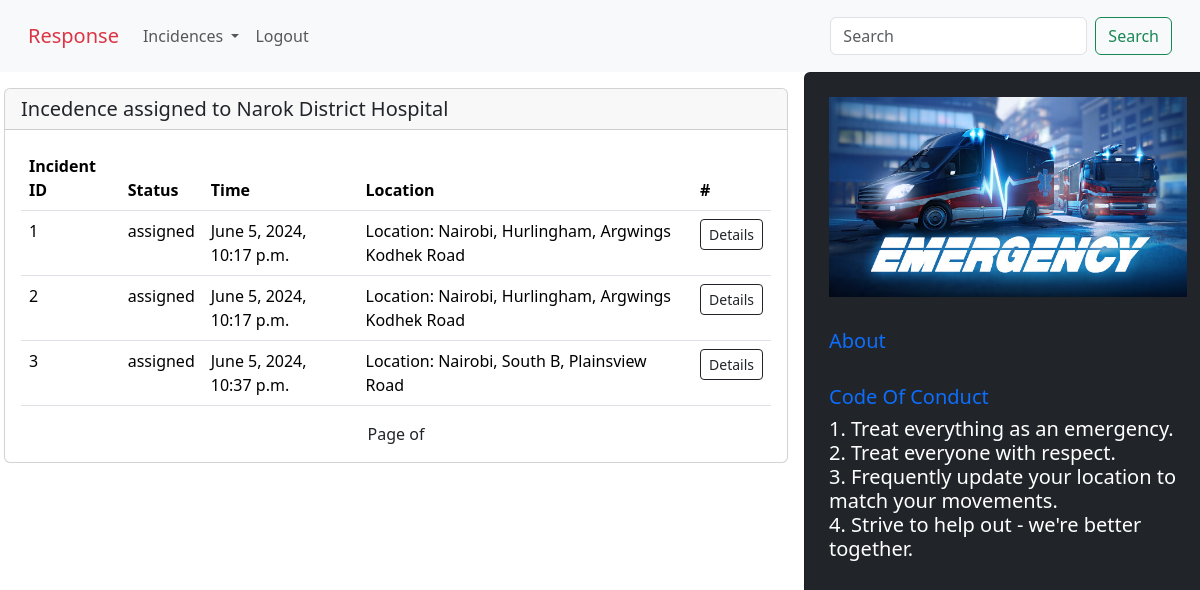
The page /home/ (signed in) on the database its author committed.
### accounts/models.py (models this page shows)
class CustomUser(AbstractUser):
    role =[
        ('Responder', 'responder'),
        ('Hospital', 'hospital'),
        ('Vehicle', 'vehicle'),
    ]
    username = None
    email = models.EmailField(unique=True)
    full_names = models.CharField(max_length=100, blank=True)
    user_type = models.CharField(max_length=20, choices=role, default='Responder')
    location = models.ForeignKey(Location, on_delete=models.CASCADE, blank=True, null=True)
    date_joined = models.DateField(auto_now_add=True)
    USERNAME_FIELD = 'email'
    REQUIRED_FIELDS = ['full_names', ]
    objects = CustomUserManager()
    def __str__(self):
        return self.full_names

### administrator/models.py (models this page shows)
class Response(models.Model):
    incident = models.ForeignKey(Incidence, on_delete=models.CASCADE, related_name="incedence")
    responders = models.ManyToManyField(CustomUser, related_name="response")
    message = models.TextField()

class Incidence(models.Model):
    choices = [
        ('pending', 'Pending'),
        ('assigned', 'Assigned'),
        ('cancelled', 'Cancelled'),
        ('closed', 'Closed'),
    ]
    incidence_type = models.CharField(max_length=100)
    call = models.ForeignKey(Calls, on_delete=models.CASCADE, blank=True, null=True)
    location = models.ForeignKey(Location, on_delete=models.CASCADE)
    desc = models.TextField()
    time_of_incident = models.DateTimeField(auto_now=True)
    status = models.CharField(max_length=50, choices=choices, default="pending")

### main/models.py (models this page shows)
class Location(models.Model):
    address = models.CharField(max_length=255)
    lon = models.FloatField()
    lat = models.FloatField()
    def __str__(self):
        return f'Location: {self.address}'

### main/views.py (the view)
# urls.py: path('home/', views.home, name='home'),
@login_required()
def home(request):
    incedences = Response.objects.filter(responders=request.user)
    context = {
        'incedences': incedences
    }
    return render(request, 'home.html', context)

### main/templates/home.html (shortened to what this page needs)
{% extends './index.html' %}
{% load static %}
{% block content %}
<div class="row vh-100">
    <div class="p-3 col-12 col-lg-8 mb-4 mb-lg-0">
        {% block items %}
        {% if incedences %}
        <div class="card">
            <h5 class="card-header">Incedence assigned to {{request.user}}</h5>
            <div class="card-body">
                <div class="table-responsive">
                    <table class="table">
                        <thead>
                            <tr>
                                <th scope="col">Incident ID</th>
                                <th scope="col">Status</th>
                                <th scope="col">Time</th>
                                <th scope="col">Location</th>
                                <th scope="col">#</th>
                            </tr>
                        </thead>
                        <tbody>
                            {% for incident in incedences %}
                            <tr>
                                <td>{{incident.id}}</td>
                                <td>{{incident.incident.status}}</td>
                                <td>{{incident.incident.time_of_incident }}</td>
                                <td>{{incident.incident.location}}</td>
                                <td>
                                    <a href="{% url 'usr_incident_detail' incident.id %}"
                                        class="btn btn-sm btn-outline-dark">Details</a>
                                </td>
                            </tr>
                            {% endfor %}
                        </tbody>
                    </table>
                </div>
                <div class='pagination justify-content-center'>
                    <span class='mx-4'>
                        Page {{ page_obj.number }} of {{ page_obj.paginator.num_pages }}
                    </span>
                </div>
            </div>
        </div>
        {% endif %}
        {% endblock %}
    </div>
    <div class="col card rounded p-4 bg-dark text-white">
        <img src="{% static 'images/bg.jpg'%}" alt="" style="height: 200px;">
        <br>
        <h5 class="text-primary py-2">About</h5>
        <h5 class="text-primary">Code Of Conduct</h5>
        <h5 class="fw-lighter lh">
            1. Treat everything as an emergency.<br>
            2. Treat everyone with respect.<br>
            3. Frequently update your location to match your movements.<br>
            4. Strive to help out - we're better together.<br>
        </h5>
    </div>
</div>
{% endblock %}

### static/css/index.css (style rules this page uses)
a { cursor: pointer; }

### rows shown on the page
CustomUser: user "Narok District Hospital"
Response: id "1", incident.status "assigned", incident.time_of_incident "June 5, 2024, 10:17 p.m.", incident.location "Location: Nairobi, Hurlingham, Argwings Kodhek Road"
Response: id "2", incident.status "assigned", incident.time_of_incident "June 5, 2024, 10:17 p.m.", incident.location "Location: Nairobi, Hurlingham, Argwings Kodhek Road"
Response: id "3", incident.status "assigned", incident.time_of_incident "June 5, 2024, 10:37 p.m.", incident.location "Location: Nairobi, South B, Plainsview Road"
